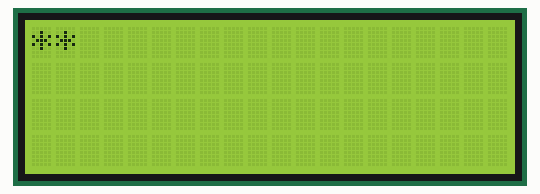
Recording of a sketch running on a simulated Arduino Uno, built with avr-gcc and run on an emulated ATmega328P. On the bench: 20×4 character LCD. Random numbers use the default seed unless the sketch sets one.

Above: at 0.2 s.
At 4.4 s:
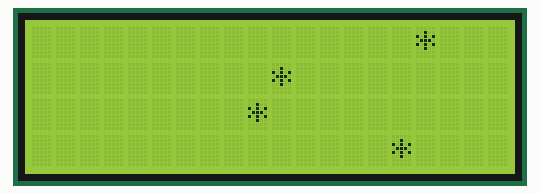
At 9.1 s:
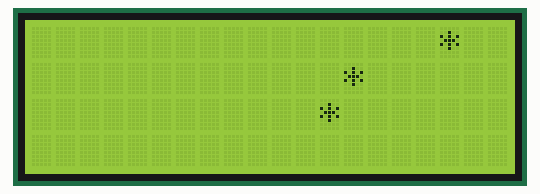
At 18.3 s:
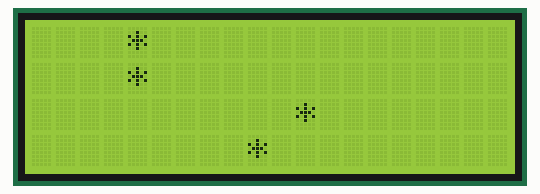
At 29.0 s:
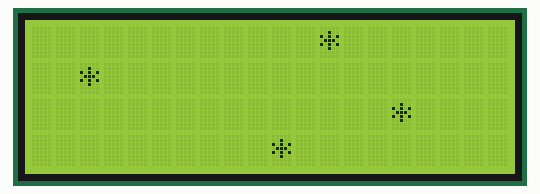
At 39.3 s:
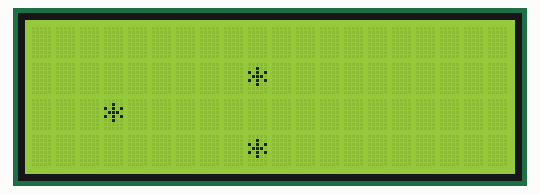

Measured:
- what the display in image 1 shows lasts 0.5 s, from 4.4 s to 4.9 s

The sketch:

samolet.ino
```cpp
  #include <Wire.h>
    #include <LiquidCrystal_I2C.h>
     #include <vector>

const int MAX_X = 20;

LiquidCrystal_I2C lcd(0x27,MAX_X,4);   /* Задаем размерность дисплея.
При использовании LCD I2C модуля с дисплеем 16х4 ничего в коде изменять не требуется, cледует только заменить цифру отвечающую за количество сторок */

int x, y;
int dx;

class Snow
{
  int _x, _y;
  boolean _dead;
  public:
  Snow(int x=0, int y=-1)
  {
    _x = x;
    _y = y;
    _dead = false;
  }
  boolean isDead()
  {
    return _dead;
  }

  void print()
  {
    lcd.setCursor(_x, _y);
    lcd.print("*");
  }
  void clear()
  {
    if(_y >= 0)
    {
       lcd.setCursor(_x, _y);
       lcd.print(" ");
    }
  }
  boolean down()
  {
    if(_dead)
     return false;
    clear();
    _y += 1;
     if(_y > 3) {
      _dead = true;
      return false;
     }

    if(random(10) < 5)
     _x += 1;
    else
     _x -= 1;
    if(_x < 0)
     _x = 0;
     if(x > MAX_X-2)
     _x = MAX_X-2;
    print();
    return true;
  }
};

const int SNOW_COUNT = 20;
Snow snows[SNOW_COUNT];

void setup()
{
  lcd.init();                       // Инициализация lcd
  lcd.backlight();                  // Включаем подсветку
  // Курсор находится в начале 1 строки
//  lcd.print("Hello, world!");       // Выводим текст
//  lcd.setCursor(0, 1);              // Устанавливаем курсор в начало 2 строки
//  lcd.print("zelectro.com.ua");     // Выводим текст
//  lcd.setCursor(0, 2);
//  lcd.print("Sasha-bukashka");     // Выводим текст
//  lcd.setCursor(0, 3);
//  lcd.print("Sasha-promokashka");     // Выводим текст
 x = 0;
 y = 0;
 dx = 1;
}


void loop()
{
  for(int i = 0; i < SNOW_COUNT; i++)
  {
    Snow& snow = snows[i];
    snow.down();
  }
  int sn = 0;
  for(int i = 0; i < SNOW_COUNT; i++)
  {
    if(!snows[i].isDead())
     sn++;
  }
  if(sn < 15)
  {
  if(random(5) < 2 || sn < 4)
  {
     for(int i = 0; i < SNOW_COUNT; i++)
     {
       if(snows[i].isDead())
       {
         snows[i] = Snow(random(MAX_X-2)+1, -1);
         break;
       }
     }
   }
  }


 // outputStrelka();
  delay(500);
 // moveStrelka();

  //generateChar();
}

 void generateChar()
 {
   int xx = random(20);
   int yy = random(4);
   lcd.setCursor(xx, yy);
   lcd.print("*");
 }


void outputStrelka()
{
  lcd.setCursor(x, y);
  if(dx > 0) {
   lcd.print("<=>");
  } else {
   lcd.print("<=>");
  }
}
void moveStrelka()
{
  lcd.setCursor(x, y);
  lcd.print("    ");
  x = x + dx;
  if(x < 0)
  {
    dx = 1;//y = y + 1;
    x = 0;
  }
  if(x > 15)
  {
    dx = -1;//y = y + 1;
    //x = 0;
  }
  if(y > 3)
  {
    y = 0;
  }
}
```
